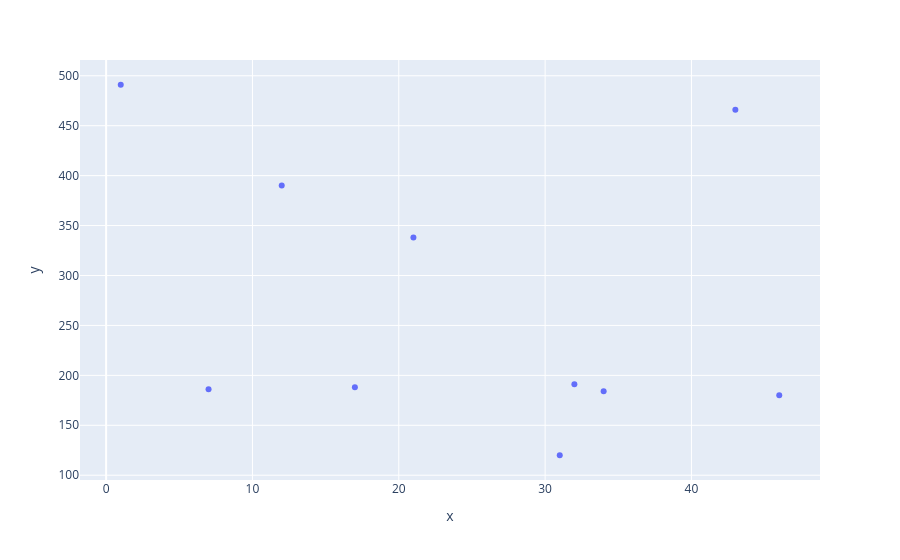

This figure's notebook cell:
### Code cell
import plotly.express as px
import random
x = np.array(random.sample(range(1, 50), 10))
y = np.array(random.sample(range(100, 500), 10))
fig = px.scatter(x=x, y=y)
fig.show()

### Figure 1 — Plotly figure (JSON) as saved in the notebook; plotly's stock layout.template omitted (floating-point values rounded to 4 significant figures)
{"data": [{"hovertemplate": "x=%{x}<br>y=%{y}<extra></extra>", "legendgroup": "", "marker": {"color": "#636efa", "symbol": "circle"}, "mode": "markers", "name": "", "orientation": "v", "showlegend": false, "type": "scatter", "x": [1, 43, 7, 17, 46, 12, 31, 34, 32, 21], "xaxis": "x", "y": [491, 466, 186, 188, 180, 390, 120, 184, 191, 338], "yaxis": "y"}], "layout": {"legend": {"tracegroupgap": 0}, "margin": {"t": 60}, "xaxis": {"anchor": "y", "domain": [0, 1], "title": {"text": "x"}}, "yaxis": {"anchor": "x", "domain": [0, 1], "title": {"text": "y"}}}}
